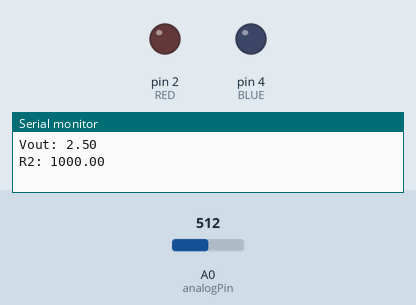
Simulated run of this sketch. Board: Arduino Uno, built with avr-gcc and run on an emulated ATmega328P. Shown: output pins drawn as LEDs (lit = HIGH), the last lines printed to the serial monitor. Inputs (shaded band) come from the test bench; at power-on: A0 (analogPin) = 512.

Above: at 0.1 s.
At 1.1 s:
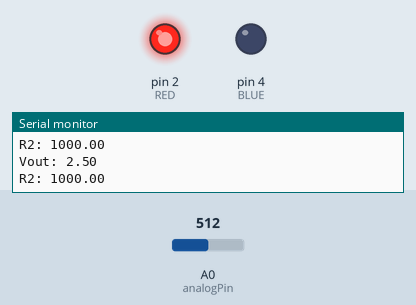
Timing chart, 0 to 2.6 s (numbered marks = the images above):
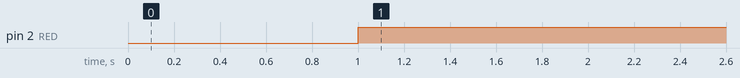

The sketch:

temperature.ino
```cpp
int analogPin = 0;
int raw = 0;
int Vin = 5;
float Vout = 0;
float R1 = 1000;
float R2 = 0;
float buffer = 0;

void setup(){
Serial.begin(9600);
pinMode(2,OUTPUT);//RED
pinMode(4,OUTPUT);//BLUE
}

void loop(){
  raw = analogRead(analogPin);
  if(raw){
    buffer = raw * Vin;
    Vout = (buffer)/1024.0;
    buffer = (Vin/Vout) - 1;
    R2= R1 * buffer;
    Serial.print("Vout: ");
    Serial.println(Vout);
    Serial.print("R2: ");
    Serial.println(R2);
    delay(1000);

  if(R2<1100)
  {
    digitalWrite(2,HIGH);
  }
  else if(R2>1100)
  {
    digitalWrite(2,LOW);
  }
 if (R2>7500)
 {
  digitalWrite(4,HIGH);
 }
else if(R2<6500)
{
  digitalWrite(4,LOW);

}

}}
```

Measured:
- by itself, pin 2 (RED): LOW → HIGH at 1.0 s
